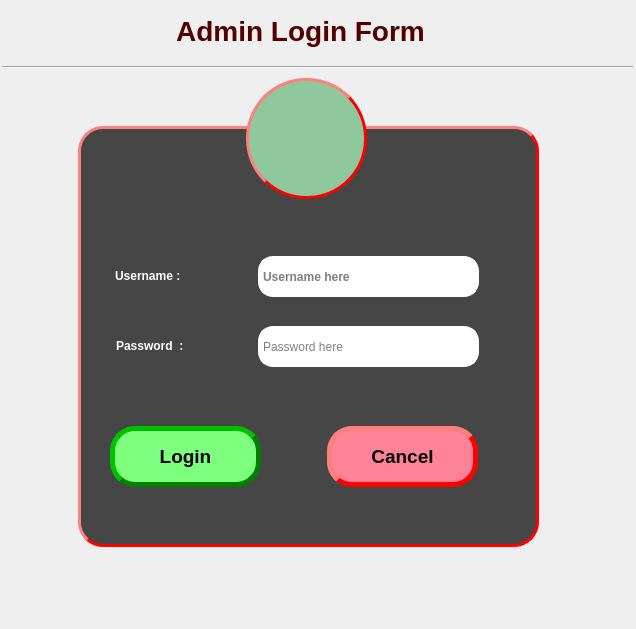
<?xml version="1.0" encoding="UTF-8"?>
<ui version="4.0">
 <class>Admin_Login</class>
 <widget class="QDialog" name="Admin_Login">
  <property name="enabled">
   <bool>true</bool>
  </property>
  <property name="geometry">
   <rect>
    <x>0</x>
    <y>0</y>
    <width>636</width>
    <height>629</height>
   </rect>
  </property>
  <property name="windowTitle">
   <string>Dialog</string>
  </property>
  <property name="autoFillBackground">
   <bool>false</bool>
  </property>
  <property name="styleSheet">
   <string notr="true">#Admin_Login {background-image: url(:/Images/background-1462755_1280.jpg)}</string>
  </property>
  <widget class="QLabel" name="login_title">
   <property name="geometry">
    <rect>
     <x>130</x>
     <y>-5</y>
     <width>341</width>
     <height>71</height>
    </rect>
   </property>
   <property name="font">
    <font>
     <pointsize>21</pointsize>
     <weight>75</weight>
     <bold>true</bold>
    </font>
   </property>
   <property name="styleSheet">
    <string notr="true">color: rgb(85, 0, 0);</string>
   </property>
   <property name="text">
    <string>Admin Login Form</string>
   </property>
   <property name="alignment">
    <set>Qt::AlignCenter</set>
   </property>
  </widget>
  <widget class="QLabel" name="username_lbl">
   <property name="geometry">
    <rect>
     <x>115</x>
     <y>250</y>
     <width>161</width>
     <height>51</height>
    </rect>
   </property>
   <property name="styleSheet">
    <string notr="true">font: 75 14pt &quot;Cambria&quot;;
font:bold;
color: rgb(255, 255, 255);</string>
   </property>
   <property name="text">
    <string>Username :</string>
   </property>
  </widget>
  <widget class="QLabel" name="password_lbl">
   <property name="geometry">
    <rect>
     <x>116</x>
     <y>320</y>
     <width>161</width>
     <height>51</height>
    </rect>
   </property>
   <property name="styleSheet">
    <string notr="true">font: 75 14pt &quot;Cambria&quot;;
font:bold;
color: rgb(255, 255, 255);</string>
   </property>
   <property name="text">
    <string>Password  :</string>
   </property>
  </widget>
  <widget class="QLineEdit" name="username_le">
   <property name="geometry">
    <rect>
     <x>258</x>
     <y>256</y>
     <width>221</width>
     <height>41</height>
    </rect>
   </property>
   <property name="styleSheet">
    <string notr="true">border-radius:15px;
border-style:outset;
border-width:3px;
border-color:white;
font: 11pt &quot;Cambria&quot;;
font:bold</string>
   </property>
   <property name="placeholderText">
    <string>Username here</string>
   </property>
  </widget>
  <widget class="QLineEdit" name="password_le">
   <property name="geometry">
    <rect>
     <x>258</x>
     <y>326</y>
     <width>221</width>
     <height>41</height>
    </rect>
   </property>
   <property name="styleSheet">
    <string notr="true">border-radius:15px;
border-style:outset;
border-width:3px;
border-color:white;
font: 11pt &quot;Cambria&quot;;
</string>
   </property>
   <property name="echoMode">
    <enum>QLineEdit::Password</enum>
   </property>
   <property name="placeholderText">
    <string>Password here</string>
   </property>
  </widget>
  <widget class="QPushButton" name="login_btn">
   <property name="geometry">
    <rect>
     <x>110</x>
     <y>426</y>
     <width>151</width>
     <height>61</height>
    </rect>
   </property>
   <property name="font">
    <font>
     <pointsize>14</pointsize>
     <weight>75</weight>
     <bold>true</bold>
    </font>
   </property>
   <property name="styleSheet">
    <string notr="true">background-color:rgb(126, 255, 126);
border-radius:25px;
border-style:outset;
border-width:5px;
border-color:green;</string>
   </property>
   <property name="text">
    <string>Login</string>
   </property>
  </widget>
  <widget class="QPushButton" name="cancel_btn">
   <property name="geometry">
    <rect>
     <x>327</x>
     <y>426</y>
     <width>151</width>
     <height>61</height>
    </rect>
   </property>
   <property name="font">
    <font>
     <pointsize>14</pointsize>
     <weight>75</weight>
     <bold>true</bold>
    </font>
   </property>
   <property name="styleSheet">
    <string notr="true">background-color:rgb(255, 131, 150);
border-radius:25px;
border-style:outset;
border-width:5px;
border-color:red;</string>
   </property>
   <property name="text">
    <string>Cancel</string>
   </property>
  </widget>
  <widget class="QFrame" name="Login_frame">
   <property name="geometry">
    <rect>
     <x>78</x>
     <y>126</y>
     <width>461</width>
     <height>421</height>
    </rect>
   </property>
   <property name="styleSheet">
    <string notr="true">background-color:rgb(70, 70, 70);
border-radius:25px;
border-style:outset;
border-width:3px;
border-color:red;
</string>
   </property>
   <property name="frameShape">
    <enum>QFrame::StyledPanel</enum>
   </property>
   <property name="frameShadow">
    <enum>QFrame::Raised</enum>
   </property>
  </widget>
  <widget class="QToolButton" name="toolButton">
   <property name="geometry">
    <rect>
     <x>246</x>
     <y>78</y>
     <width>121</width>
     <height>121</height>
    </rect>
   </property>
   <property name="styleSheet">
    <string notr="true">background-color:rgb(142, 200, 156);
border-radius:60px;
border-style:outset;
border-width:3px;
border-color:red;
</string>
   </property>
   <property name="text">
    <string/>
   </property>
   <property name="icon">
    <iconset>
     <normaloff>images/man.ico</normaloff>images/man.ico</iconset>
   </property>
   <property name="iconSize">
    <size>
     <width>90</width>
     <height>90</height>
    </size>
   </property>
   <property name="checkable">
    <bool>false</bool>
   </property>
  </widget>
  <widget class="Line" name="line">
   <property name="geometry">
    <rect>
     <x>2</x>
     <y>57</y>
     <width>631</width>
     <height>20</height>
    </rect>
   </property>
   <property name="orientation">
    <enum>Qt::Horizontal</enum>
   </property>
  </widget>
  <zorder>Login_frame</zorder>
  <zorder>login_title</zorder>
  <zorder>username_lbl</zorder>
  <zorder>password_lbl</zorder>
  <zorder>username_le</zorder>
  <zorder>password_le</zorder>
  <zorder>login_btn</zorder>
  <zorder>cancel_btn</zorder>
  <zorder>toolButton</zorder>
  <zorder>line</zorder>
 </widget>
 <resources>
  <include location="images/Vasa.qrc"/>
 </resources>
 <connections/>
</ui>
